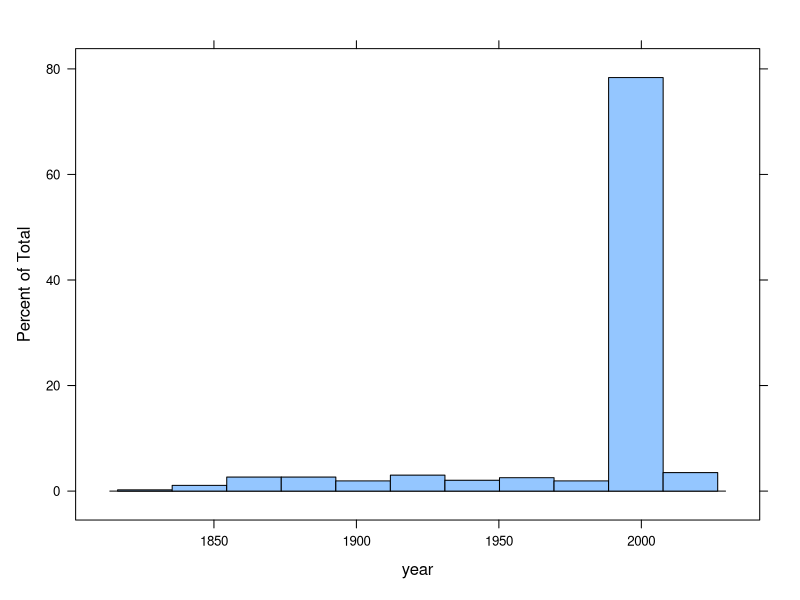
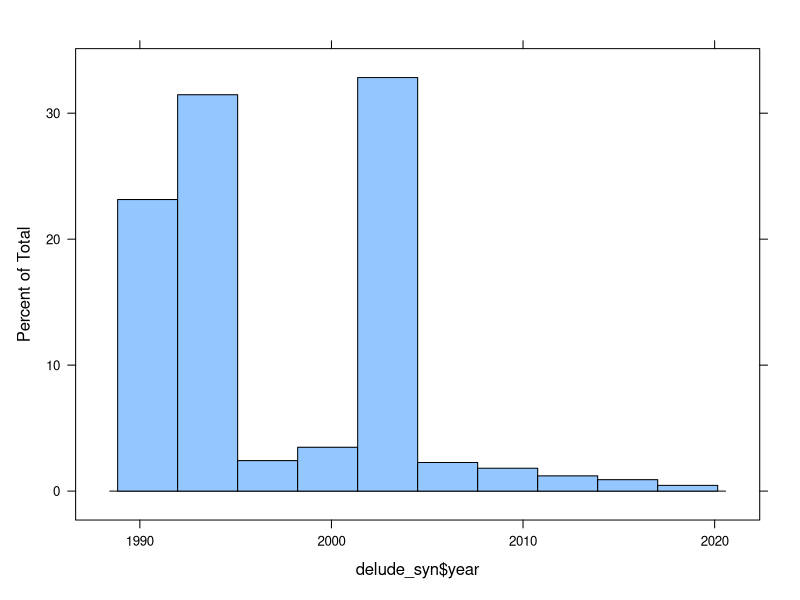
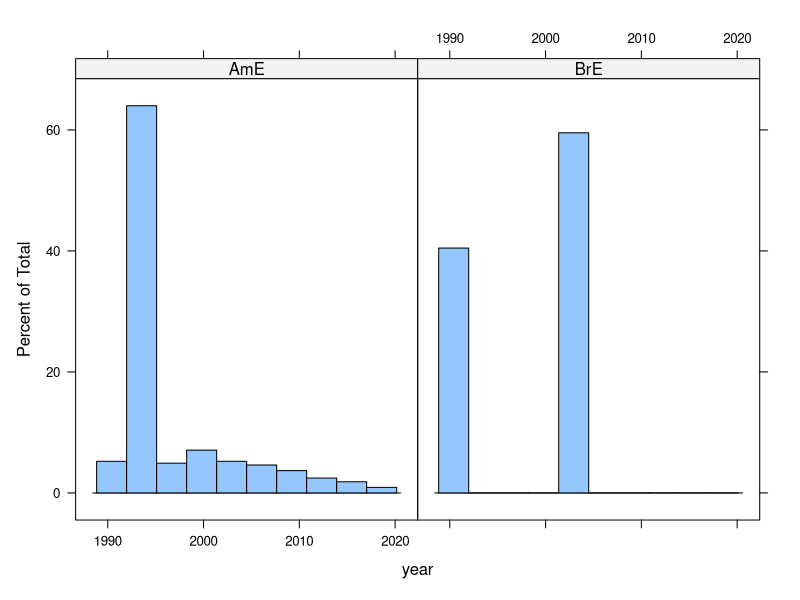

Write R code to recreate these figures, in order.
## ---- chunk 1
library(tidyverse)
library(lattice)
## ---- chunk 2
data_merged <- read.csv("./data/data_merged.csv", stringsAsFactors = T)

data_delude <- subset(data_merged, verb=="delude")
data_delude <- droplevels(data_delude)
str(data_delude)
## ---- chunk 3
xtabs(~variety, data=data_delude)
## ---- chunk 4
xtabs(~corpus, data=data_delude)
## ---- chunk 5
xtabs(~genre, data=data_delude)
## ---- chunk 6
xtabs(~negation, data=data_delude)
## ---- chunk 7
xtabs(~transitivity, data=data_delude)
## ---- chunk 8
histogram(~year, data=data_delude)
## ---- chunk 9
delude_syn <- subset(data_delude, corpus!="COHA")
delude_syn <- droplevels(delude_syn)
str(delude_syn)
## ---- chunk 10
xtabs(~variety, data=delude_syn)
## ---- chunk 11
xtabs(~corpus, data=delude_syn)
## ---- chunk 12
xtabs(~genre, data=delude_syn)
## ---- chunk 13
xtabs(~negation, data=delude_syn)
## ---- chunk 14
xtabs(~transitivity, data=delude_syn)
## ---- chunk 15
histogram(delude_syn$year)
## ---- chunk 16
histogram(~year | variety, data=delude_syn)
## ---- chunk 17
xtabs(~transitivity + negation, data=delude_syn)
## ---- chunk 18
round(
  prop.table(
    xtabs(~ negation + transitivity, data=delude_syn), 
    margin = 2),
  2)
## ---- chunk 19
xtabs(~transitivity + genre, data=delude_syn)
## ---- chunk 20
round(
  prop.table(
    xtabs(~transitivity + genre, data=delude_syn), 
    margin = 2),
  2)
## ---- chunk 21
xtabs(~negation + genre, data=delude_syn)
## ---- chunk 22
round(
  prop.table(
    xtabs(~negation + genre, data=delude_syn), 
    margin = 2),
  2)
